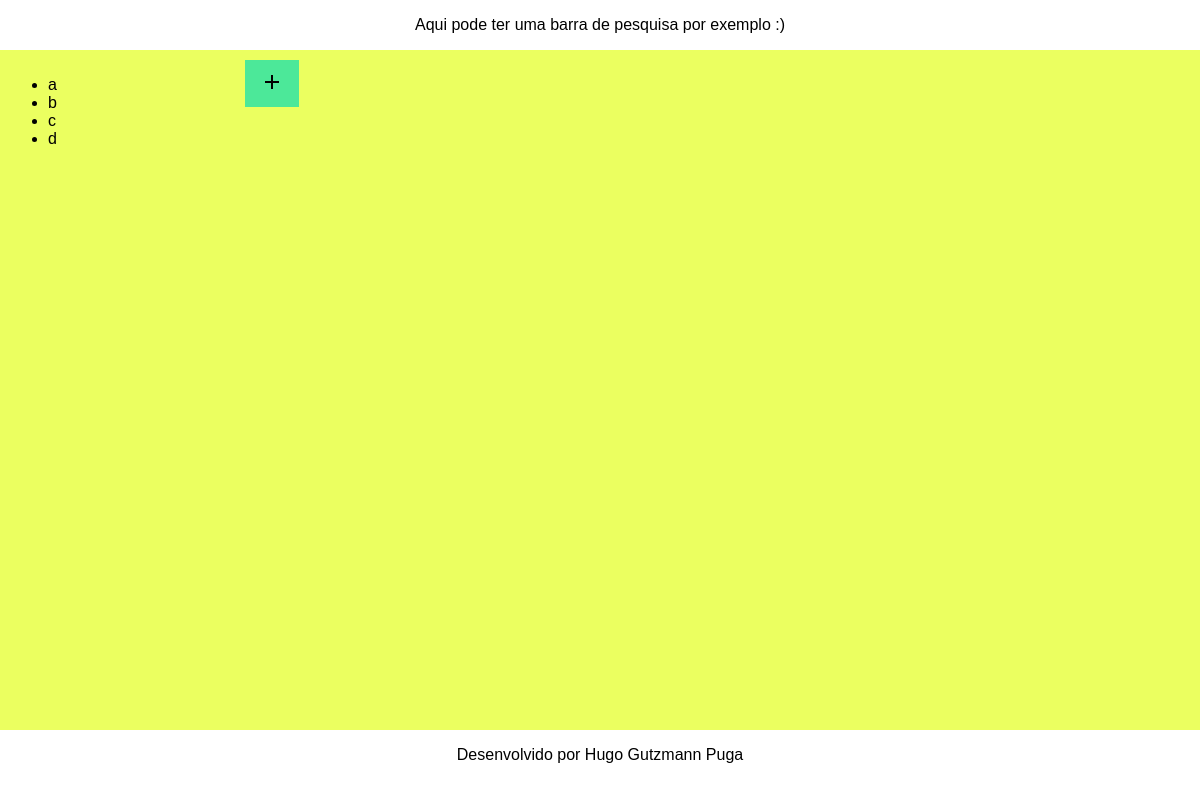
The app's page /app/controlers/ControlerGeral.php, older data.
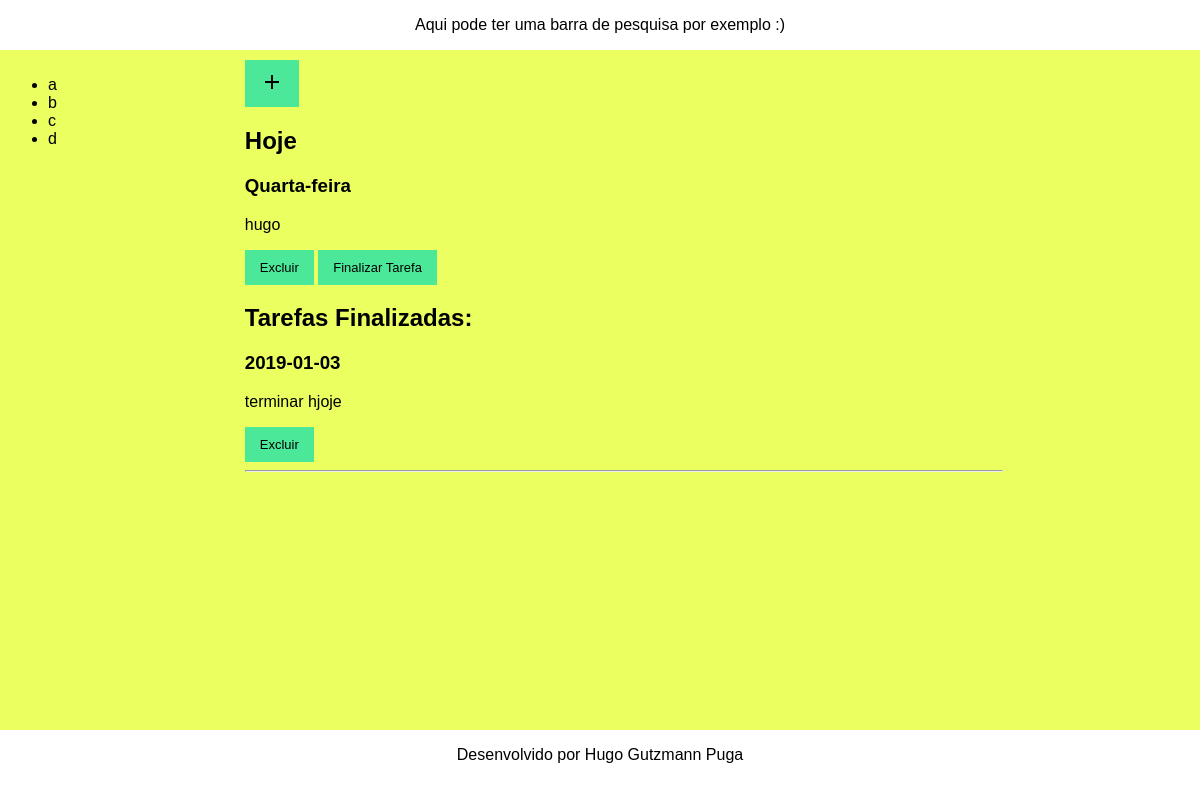
The same page, newer data.
### tables this page shows
CREATE TABLE `afazeres` (
  `id` int(11) NOT NULL,
  `nome` varchar(100) NOT NULL,
  `data` date NOT NULL,
  `descricao` varchar(800) NOT NULL
);

CREATE TABLE `finalizadas` (
  `id` int(11) NOT NULL,
  `nome` varchar(100) NOT NULL,
  `data` date NOT NULL,
  `descricao` varchar(800) NOT NULL
);

### app/models/DBConnection.php (called while the page is built, shortened)
<?php
class DBConnection {
    public static $conexao = null;
    public static function getConexao(){
        try{
            if(self::$conexao == null){
                self::$conexao = new PDO("mysql:host=".self::HOST.";dbname=".self::NOMEBANCO, self::USUARIO, self::SENHA);
                self::$conexao->setAttribute(PDO::ATTR_ERRMODE, PDO::ERRMODE_EXCEPTION);
            }
            return self::$conexao;
        }catch(PDOException $e){
            die("Falhou a conexao ou ocorreu um erro banco: " . $e->getMessage());
        }
        return $conexao;
    }
}
?>

### app/models/geralCrud.php (called while the page is built, shortened)
<?php
require_once "DBConnection.php";
require_once "Afazeres.php";
class GeralCrud
{
	public $conexao;
	public function __construct(){
    $this->conexao = DBConnection::getConexao();
}
	public function showTarefasHoje ($data){
		  $sql = "SELECT * FROM afazeres where data = '{$data}' ";
        $resultado = $this->conexao->query($sql);
        $tarefas = $resultado->fetchAll(PDO::FETCH_ASSOC);
        foreach ($tarefas as $tarefa) {
        	$id        = $tarefa['id'];
        	$nome 	   = $tarefa['nome'];
        	$data 	   = $tarefa['data'];
        	$descricao = $tarefa['descricao'];
        $obj = new Afazeres ($id,$nome,$data,$descricao);
        $listaAfazeres[] = $obj;
}
if (isset($listaAfazeres)) {
        return $listaAfazeres;
    }
}
    public function showFinalizadas(){
        $sql ="select * from finalizadas";
        $resultado = $this->conexao->query($sql);
        $tarefas = $resultado->fetchAll(PDO::FETCH_ASSOC);
        foreach ($tarefas as $tarefa) {
            $id        = $tarefa['id'];
            $nome      = $tarefa['nome'];
            $data      = $tarefa['data'];
            $descricao = $tarefa['descricao'];
        $obj = new Afazeres ($id,$nome,$data,$descricao);
        $listaAfazeres[] = $obj;
    }
    if (isset($listaAfazeres)) {
        return $listaAfazeres;
    }
 }
}

### app/models/Afazeres.php (called while the page is built, shortened)
<?php
class Afazeres
{
	function __construct($id=null,$nome=null,$data=null,$descricao=null)
	{
		$this->id     	 = $id;
		$this->nome   	 = $nome;
		$this->data   	 = $data;
	}
}
?>

### app/view/index.php (the view, shortened to what this page needs)
<!DOCTYPE html>
<html lang="en">
<head>
	<link rel="stylesheet" href="../../assets/css/css.css">
	<link rel="stylesheet" href="../../assets/js/js.js">
</head>
<body>
<div class="barracima">
<p>Aqui pode ter uma barra de pesquisa por exemplo :)</p>
</div>
<div class="container">
<div class="navbar">
	<ul>
		<li>a</li>
		<li>b</li>
		<li>c</li>
		<li>d</li>
	</ul>
</div>
<section>
	<a class="accordion" ><img src="../../assets/img/baseline-add-24px.svg"></img></a>
</section>
<section>
<?php if(isset($tarefasHoje)){ ?>
 <h2>Hoje</h2>
 <h3>Quarta-feira</h3>
 <?php foreach ($tarefasHoje as $tarefaHoje): ?>
<div class="accordion">
	 	<p><?= $tarefaHoje->nome ?></p>
	 	<a href="../controlers/controlerGeral.php?acao=excluiTarefa&idtarefa=<?=$tarefaHoje->id?>">Excluir</a>
	 	<a href="../controlers/controlerGeral.php?acao=finalizaTarefa&idtarefa=<?=$tarefaHoje->id?>">Finalizar Tarefa</a>
</div>
 <?php endforeach; } ?>
 <?php
 $finalizadas = $crud->showFinalizadas();
  if (isset($finalizadas)): ?>
  	<h2>Tarefas Finalizadas: </h2>
  	<?php foreach ($finalizadas as $finalizada) { ?>
  <div class="accordion">
  	<h3><?= $finalizada->data?></h3>
 		<p><?= $finalizada->nome?></p>
 		<a href="../controlers/controlerGeral.php?acao=excluiTarefaF&idtarefa=<?=$finalizada->id?>">Excluir</a>
  </div>
 		<hr>
 <?php } endif ?>
	</div>
<footer>
	<p>Desenvolvido por Hugo Gutzmann Puga</p>
</footer>
	</body>
</html>

### app/controlers/ControlerGeral.php (shortened to what this page needs)
<?php
require '../models/geralCrud.php';
require_once '../models/Afazeres.php';
if (isset($_GET['acao'])){
    $acao = $_GET['acao'];
}else{
    $acao = 'index';
}
switch ($acao) {
	case 'index':
	$data = date('Y-m-d');
	$crud   = new geralCrud();
	$tarefasHoje = $crud->showTarefasHoje($data);
		include "../view/index.php";
		break;
}
?>

### assets/css/css.css (style rules this page uses)
.accordion { border: none; outline: none; transition: 0.4s; }
body { background-color: #EBFF60; font-family: sans-serif; }
.container { position: relative; margin-top: 60px; }
.navbar { position: absolute; left :0px; width: 20%; }
section { margin-left: 20%; }
.barracima { position: fixed; top: 0; left: 0; height: 50px; background-color: white; width: 100%; }
footer { text-align: center; position: fixed; bottom: 0; left: 0; height: 70px; background-color: white; width: 100%; }
a { background-color: #4CE899; border: none; color: white; padding: 10px 15px; text-align: center; text-decoration: none; display: inline-block; font-size: 13px; color: black; }
hr { margin-right: 20%; }
.barracima { text-align: center }

Row changes from the older to the newer data that the page shows:
added afazeres: nome "hugo"
added finalizadas: data "2019-01-03", nome "terminar hjoje"
Text that changed along with them:
text now shown: "Hoje Quarta-feira Tarefas Finalizadas:"
